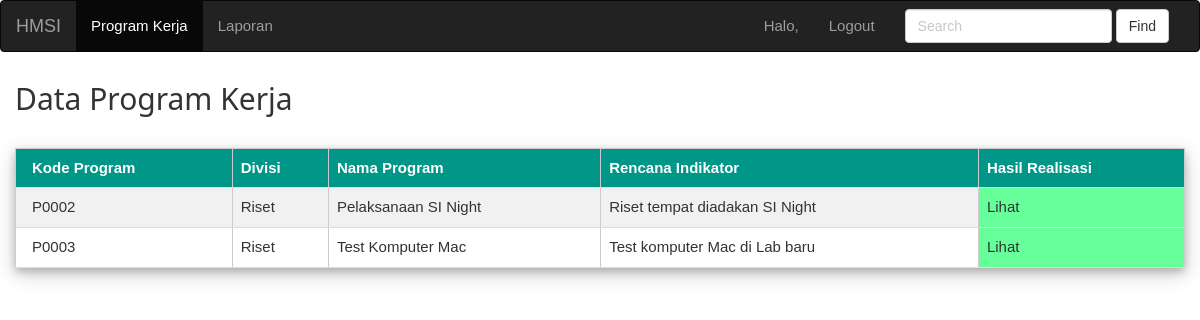
The app's page /index-riset.php with its own data.
### tables this page shows
CREATE TABLE IF NOT EXISTS `prog_kerja` (
  `kode_prog` char(5) NOT NULL,
  `divisi` varchar(20) DEFAULT NULL,
  `nm_prog` varchar(100) NOT NULL,
  `ren_indikator` varchar(100) NOT NULL,
  `ren_jumlah` int(10) NOT NULL,
  `ren_satuan` char(10) NOT NULL,
  `ren_anggaran` int(11) NOT NULL,
  `ren_bln1` char(1) DEFAULT NULL,
  `ren_bln2` char(1) DEFAULT NULL,
  `ren_bln3` char(1) DEFAULT NULL,
  `ren_bln4` char(1) DEFAULT NULL,
  `ren_bln5` char(1) DEFAULT NULL,
  `ren_bln6` char(1) DEFAULT NULL,
  `ren_bln7` char(1) DEFAULT NULL,
  `ren_bln8` char(1) DEFAULT NULL,
  `ren_bln9` char(1) DEFAULT NULL,
  `ren_bln10` char(1) DEFAULT NULL,
  `ren_bln11` char(1) DEFAULT NULL,
  `ren_bln12` char(1) DEFAULT NULL,
  `tahun` char(4) NOT NULL
);

### index-riset.php (the view, shortened to what this page needs)
<!DOCTYPE html>
<html>
<head>
    <link rel="stylesheet" href="css/bootstrap.min.css">
	<link rel="stylesheet" href="css/styles.css">
	<link rel="stylesheet" href="css/W3.css">
</head>
<body>
	<nav class="navbar navbar-inverse">
	  <div class="container-fluid">
		<div class="navbar-header">
		  <a class="navbar-brand" href="index-riset.php">HMSI</a></li>
		</div>
		<div class="collapse navbar-collapse" id="bs-example-navbar-collapse-1">
		  <ul class="nav navbar-nav">
			<li class="active"><a href="index-riset.php">Program Kerja <span class="sr-only">(current)</span></a></li>
			<li class><a href="laporan.php" target="_blank">Laporan <span class="sr-only">(current)</span></a></li>
		  </ul>
		  <form class="navbar-form navbar-right" role="search">
			<div class="form-group">
			  <input type="text" class="form-control" placeholder="Search">
			</div>
			<button type="submit" class="btn btn-default">Find</button>
		  </form>
		  <ul class="nav navbar-nav navbar-right">
			<li>
				<a href="" class="dropdown-toggle" data-toggle="dropdown" role="button" aria-haspopup="true" aria-expanded="false">
					<span class="glyphicon glyphicon-user" aria-hidden="true"></span><?PHP
						if(isset($_POST['username']))
						echo "Halo, ".$_POST['username']."<br>";
						else
						echo "Halo, ".$_COOKIE['username']."<br>";
					?>
				</a>
			</li>
			<li><a href="logout.php">Logout</a></li>
		  </ul>
		</div>
	  </div>
	</nav>
	<div class="col-md-12">
	<h2>Data Program Kerja</h2>
	<br/>
	<table class="w3-table-all w3-card-4" cellpadding="5" cellspacing="0" border="1">
		<tr class="w3-teal">
			<th>Kode Program</th>
			<th>Divisi</th>
			<th>Nama Program</th>
			<th>Rencana Indikator</th>
			<th>Hasil Realisasi</th>
		</tr>
		<?php
		$query = mysql_query("SELECT * FROM prog_kerja WHERE divisi='Riset'") or die(mysql_error());
		if(mysql_num_rows($query) == 0){
			echo '<tr><td colspan="6">Tidak ada data!</td></tr>';
		}else{
			while($data = mysql_fetch_assoc($query)){
				echo '<tr style="height: 40px;">';
					echo '<td>'.$data['kode_prog'].'</td>';
					echo '<td>'.$data['divisi'].'</td>';
					echo '<td>'.$data['nm_prog'].'</td>';
					echo '<td>'.$data['ren_indikator'].'</td>';
					echo '<td style="background-color:#66ff99"><a href="hasil-realisasi-riset.php?kode_prog='.$data['kode_prog'].'" target="_blank">Lihat</a></td>';
				echo '</tr>';
			}
		}
		?>
	</table>
	</div>
</body>
</html>

### css/styles.css (style rules this page uses)
table { border-collapse: collapse; width: 790px; }
th { text-align: center; padding: 8px; }
tr:nth-child(even) { background-color: #f2f2f2 }

### css/W3.css (style rules this page uses)
html { box-sizing:border-box }
*,*:before,*:after { box-sizing:inherit }
html { -ms-text-size-adjust:100%;-webkit-text-size-adjust:100% }
body { margin:0 }
article,aside,details,figcaption,figure,footer,header,main,menu,nav,section,summary { display:block }
a { background-color:transparent;-webkit-text-decoration-skip:objects }
button,input,select,textarea { font:inherit;margin:0 }
button,input { overflow:visible }
button,select { text-transform:none }
button,html [type=button],[type=reset],[type=submit] { -webkit-appearance:button }
html,body { font-family:Verdana,sans-serif;font-size:15px;line-height:1.5 }
html { overflow-x:hidden }
h1,h2,h3,h4,h5,h6,.w3-slim,.w3-wide { font-family:"Segoe UI",Arial,sans-serif }
h2 { font-size:30px }
h1,h2,h3,h4,h5,h6 { font-weight:400;margin:10px 0 }
a { color:inherit }
.w3-table,.w3-table-all { border-collapse:collapse;border-spacing:0;width:100%;display:table }
.w3-table-all { border:1px solid #ccc }
.w3-bordered tr,.w3-table-all tr { border-bottom:1px solid #ddd }
.w3-table-all tr:nth-child(odd) { background-color:#fff }
.w3-table-all tr:nth-child(even) { background-color:#f1f1f1 }
.w3-table td,.w3-table th,.w3-table-all td,.w3-table-all th { padding:8px 8px;display:table-cell;text-align:left;vertical-align:top }
.w3-table th:first-child,.w3-table td:first-child,.w3-table-all th:first-child,.w3-table-all td:first-child { padding-left:16px }
.w3-card-4,.w3-hover-shadow:hover { box-shadow:0 4px 8px 0 rgba(0,0,0,0.2),0 6px 20px 0 rgba(0,0,0,0.19)!important }
.w3-teal,.w3-hover-teal:hover { color:#fff!important;background-color:#009688!important }

### records on screen
prog_kerja: kode_prog "P0002", divisi "Riset", nm_prog "Pelaksanaan SI Night", ren_indikator "Riset tempat diadakan SI Night"
prog_kerja: kode_prog "P0003", divisi "Riset", nm_prog "Test Komputer Mac", ren_indikator "Test komputer Mac di Lab baru"
